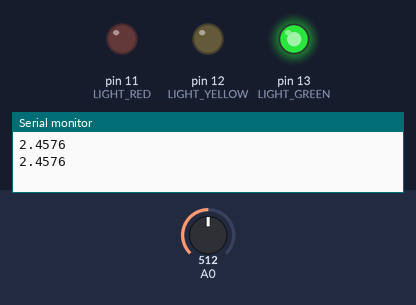
Recording of a sketch running on a simulated Arduino Uno, built with avr-gcc and run on an emulated ATmega328P. On the bench: output pins drawn as LEDs (lit = HIGH), the last lines printed to the serial monitor. Inputs (shaded band) come from the test bench; at power-on: A0 = 512.

Above: at 1.8 s.
1.9 s: A0 set to 218
3.4 s: A0 set to 190
At 4.6 s:
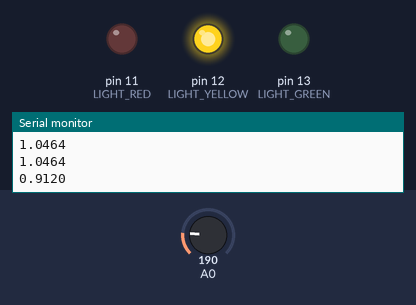
5.5 s: A0 set to 152
7.2 s: A0 set to 133
At 9.0 s:
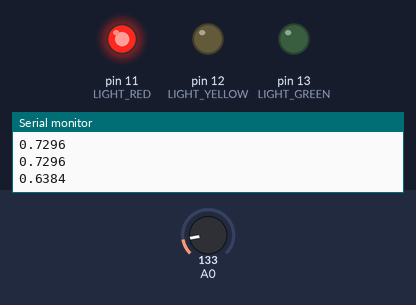
9.5 s: A0 set to 306
At 10.6 s:
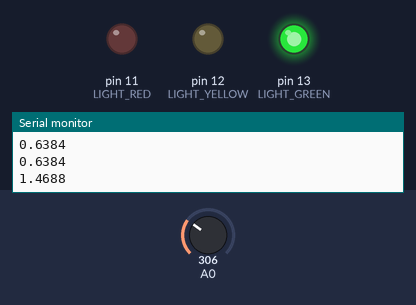
11.5 s: A0 set to 122
At 13.3 s:
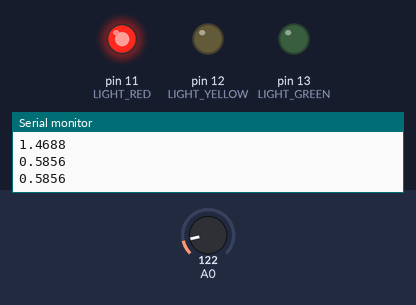
Timing chart, 0 to 14.5 s (numbered marks = the images above; inputs shaded):
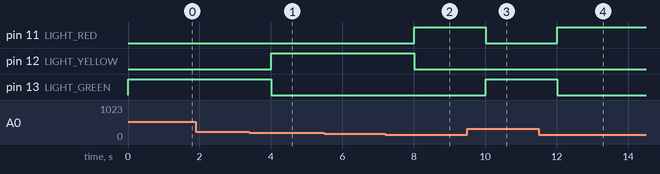

The sketch:

main.ino
```cpp
#define LIGHT_GREEN 13
#define LIGHT_YELLOW 12
#define LIGHT_RED 11

// Test

void setup() {
    Serial.begin(9600);

    // analogReference(EXTERNAL);
    pinMode(LIGHT_GREEN, OUTPUT);
    pinMode(LIGHT_YELLOW, OUTPUT);
    pinMode(LIGHT_RED, OUTPUT);
}

void loop() {
    // put your main code here, to run repeatedly:

    float v = (0.0048) * analogRead(0);
    // float v = (0.0022) * analogRead(0);

    // 1.2452

    digitalWrite(LIGHT_GREEN, LOW);
    digitalWrite(LIGHT_YELLOW, LOW);
    digitalWrite(LIGHT_RED, LOW);

    if (v >= 1) {
        digitalWrite(LIGHT_GREEN, HIGH);
    } else if (v >= 0.7) {
        digitalWrite(LIGHT_YELLOW, HIGH);
    } else {
        digitalWrite(LIGHT_RED, HIGH);
    }

    Serial.println(v, 4);

    delay(1000);
}
```

Measured:
- the behaviour switches between 209 and 208 on A0 (found by bisection; images 0 and 1)
- the behaviour switches between 146 and 145 on A0 (found by bisection; images 1 and 2)
- after the input at 3.4 s, pin 12 (LIGHT_YELLOW): LOW → HIGH after 0.60 s; pin 13 (LIGHT_GREEN): HIGH → LOW after 0.60 s
- after the input at 7.2 s, pin 11 (LIGHT_RED): LOW → HIGH after 0.81 s; pin 12 (LIGHT_YELLOW): HIGH → LOW after 0.81 s
- after the input at 9.5 s, pin 11 (LIGHT_RED): HIGH → LOW after 0.51 s; pin 13 (LIGHT_GREEN): LOW → HIGH after 0.51 s
- after the input at 11.5 s, pin 11 (LIGHT_RED): LOW → HIGH after 0.51 s; pin 13 (LIGHT_GREEN): HIGH → LOW after 0.51 s
